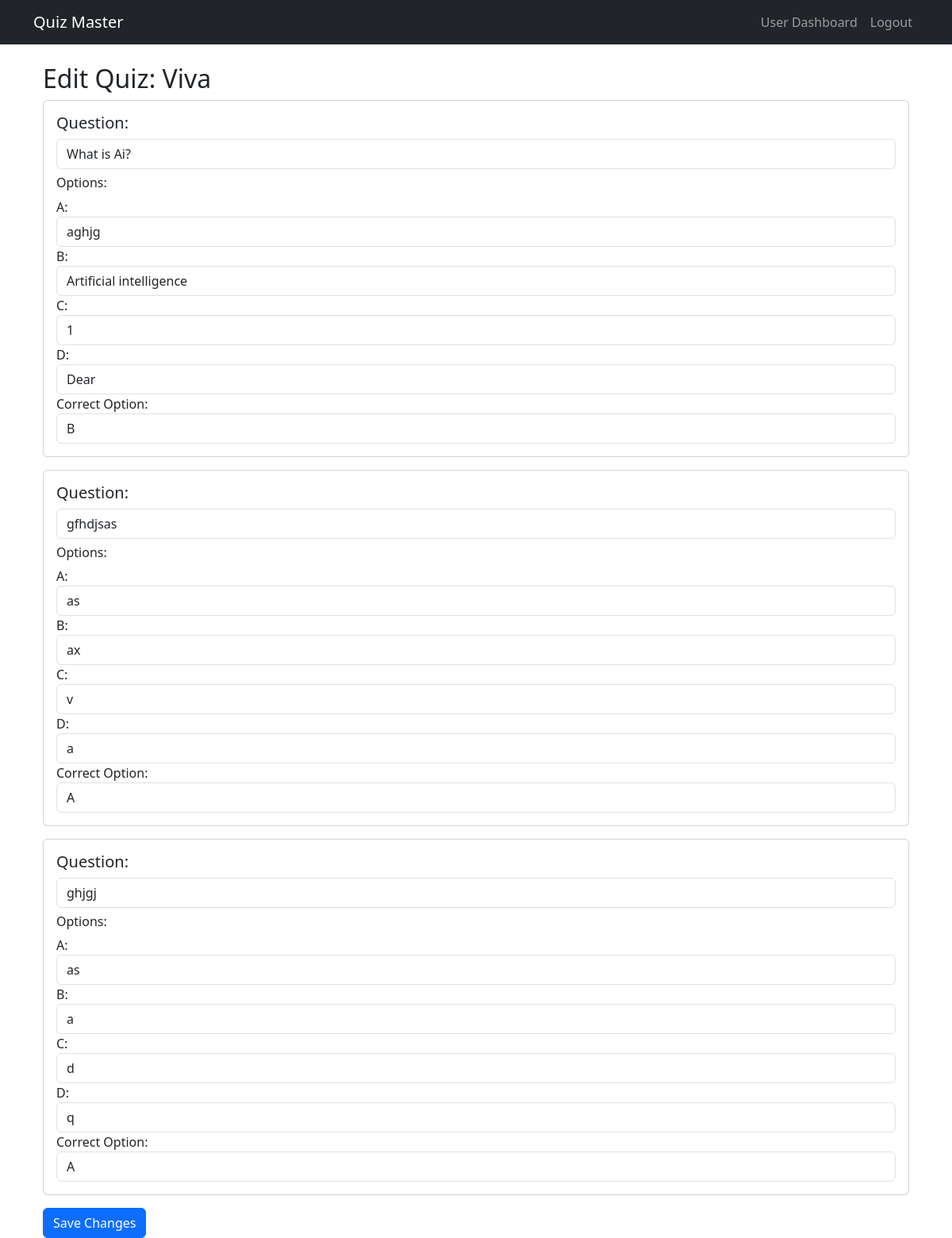
The page /edit_quiz/3 (signed in) on the database its author committed.
### app.py (models this page shows)
class Quiz(db.Model):
    id = db.Column(db.Integer, primary_key=True)
    title = db.Column(db.String(200), nullable=False)
    date = db.Column(db.Date, nullable=False)
    duration = db.Column(db.Integer, nullable=False)
    chapter_id = db.Column(db.Integer, db.ForeignKey('chapter.id'), nullable=False)  # Ensure this line exists!
    subject_id = db.Column(db.Integer, db.ForeignKey('subject.id'), nullable=False)  # Ensure subject_id is also linked
    chapter = db.relationship('Chapter', back_populates='quizzes')  # Define relationship
    subject = db.relationship('Subject', back_populates='quizzes')  # Define relationship

class Question(db.Model):
    id = db.Column(db.Integer, primary_key=True)
    text = db.Column(db.String(500), nullable=False)
    option_a = db.Column(db.String(200), nullable=False)
    option_b = db.Column(db.String(200), nullable=False)
    option_c = db.Column(db.String(200), nullable=False)
    option_d = db.Column(db.String(200), nullable=False)
    correct_option = db.Column(db.String(1), nullable=False)  # 'A', 'B', 'C', or 'D'
    quiz_id = db.Column(db.Integer, db.ForeignKey('quiz.id'), nullable=False)

### app.py (the view, shortened to what this page needs)
@app.route('/edit_quiz/<int:quiz_id>', methods=['GET', 'POST'])
@login_required
def edit_quiz(quiz_id):
    quiz = Quiz.query.get_or_404(quiz_id)
    questions = Question.query.filter_by(quiz_id=quiz_id).all()  # Fetch questions
    return render_template('edit_quiz.html', quiz=quiz, questions=questions)

### app.py (called while the page is built)
@login_manager.user_loader
def load_user(user_id):
    return User.query.get(int(user_id))

### templates/edit_quiz.html (shortened to what this page needs)
{% extends 'base.html' %}
{% block content %}
<div class="container">
    <h2>Edit Quiz: {{ quiz.title }}</h2>
    <form method="POST">
        {% for question in questions %}
        <div class="card mb-3">
            <div class="card-body">
                <h5>Question:</h5>
                <input type="text" name="question_text_{{ question.id }}" value="{{ question.text }}" class="form-control mb-2">
                <h6>Options:</h6>
                <div class="form-group">
                    <label>A:</label>
                    <input type="text" name="option_a_{{ question.id }}" value="{{ question.option_a }}" class="form-control">
                </div>
                <div class="form-group">
                    <label>B:</label>
                    <input type="text" name="option_b_{{ question.id }}" value="{{ question.option_b }}" class="form-control">
                </div>
                <div class="form-group">
                    <label>C:</label>
                    <input type="text" name="option_c_{{ question.id }}" value="{{ question.option_c }}" class="form-control">
                </div>
                <div class="form-group">
                    <label>D:</label>
                    <input type="text" name="option_d_{{ question.id }}" value="{{ question.option_d }}" class="form-control">
                </div>
                <div class="form-group">
                    <label>Correct Option:</label>
                    <select name="correct_option_{{ question.id }}" class="form-control">
                        <option value="A" {% if question.correct_option == 'A' %}selected{% endif %}>A</option>
                        <option value="B" {% if question.correct_option == 'B' %}selected{% endif %}>B</option>
                    </select>
                </div>
            </div>
        </div>
        {% endfor %}
        <button type="submit" class="btn btn-primary">Save Changes</button>
    </form>
</div>
{% endblock %}

### rows shown on the page
Quiz: title "Viva"
Question: text "What is Ai?", option_a "aghjg", option_b "Artificial intelligence", option_c "1", option_d "Dear", correct_option+id "B"
Question: text "gfhdjsas", option_a "as", option_b "ax", option_c "v", option_d "a", correct_option+id "A"
Question: text "ghjgj", option_a "as", option_b "a", option_c "d", option_d "q", correct_option+id "A"
